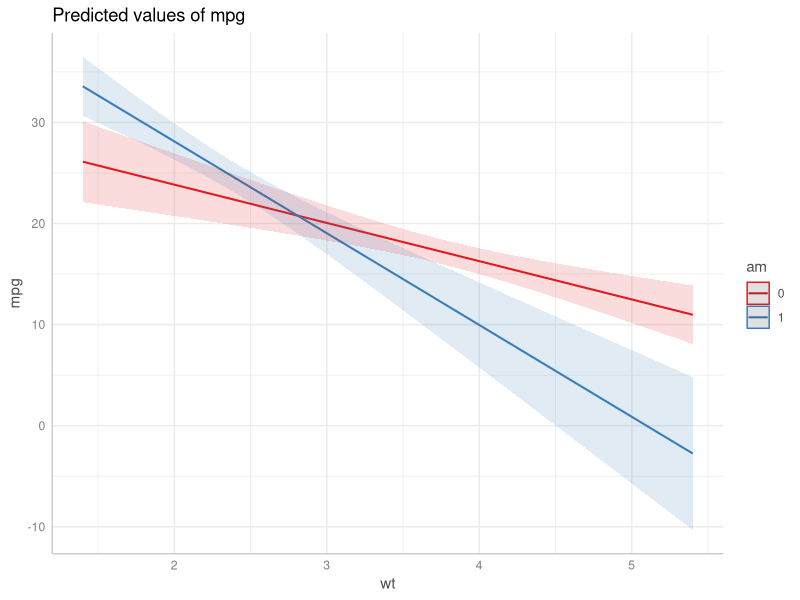

Reproduce this figure in R. (Note: this script raises an error after producing the figure.)
## ---- chunk 1
library(knitr)
knitr::opts_chunk$set(
  echo = TRUE,
  collapse = TRUE,
  warning = FALSE,
  message = FALSE,
  comment = "#>",
  fig.width = 8,
  fig.height = 5,
  fig.align = "center",
  out.width = "50%",
  dpi = 600
)
## ---- chunk 2
library(parameters)
model <- lm(mpg ~ wt + cyl, data = mtcars)
model_parameters(model)
## ---- chunk 3
library(parameters)
model <- lm(mpg ~ wt + cyl * am, data = mtcars)
model_parameters(model)
## ---- chunk 4
library(parameters)
model <- lm(mpg ~ wt + cyl, data = mtcars)
print_md(model_parameters(model))
## ---- chunk 5
library(ggeffects)
model <- lm(mpg ~ wt * factor(am), data = mtcars)
plot(ggpredict(model, c("wt", "am")))
## ---- chunk 6
knitr::include_graphics("img/full-join.gif", dpi = 72)
## ---- chunk 7
library(parameters)
model <- lm(mpg ~ wt + cyl, data = mtcars)
print_html(model_parameters(model))
